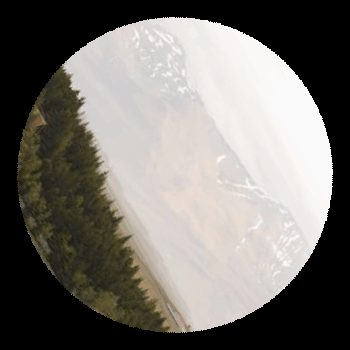
#> input picture plugins/double_rotate/demo/inner.jpg, 350 x 350 px, found by its file name
$ python predict.py
#> lines starting #> are read from the running program, lines starting #| are printed output that depends on the picture
import io
import cv2
import math
import numpy as np
from PIL import Image


def circle_point_px(img, accuracy_angle, r=None):
    rows, cols, _ = img.shape
    assert 360 % accuracy_angle == 0
    x0, y0 = r0, _ = (rows // 2, cols // 2)
    if r:
        r0 = r
    angles = np.arange(0, 360, accuracy_angle)
    cos_angles = np.cos(np.deg2rad(angles))
    sin_angles = np.sin(np.deg2rad(angles))

    x = x0 + r0 * cos_angles
    y = y0 + r0 * sin_angles

    x = np.round(x).astype(int)
    y = np.round(y).astype(int)
    circle_px_list = img[x, y]
    return circle_px_list


def rotate(image, angle, center=None, scale=1.0):
    (h, w) = image.shape[:2]
    if center is None:
        center = (w // 2, h // 2)
    M = cv2.getRotationMatrix2D(center, angle, scale)
    rotated = cv2.warpAffine(image, M, (w, h))
    return rotated


def HSVDistance(c1, c2):
    y1 = 0.299 * c1[0] + 0.587 * c1[1] + 0.114 * c1[2]
    u1 = -0.14713 * c1[0] - 0.28886 * c1[1] + 0.436 * c1[2]
    v1 = 0.615 * c1[0] - 0.51498 * c1[1] - 0.10001 * c1[2]
    y2 = 0.299 * c2[0] + 0.587 * c2[1] + 0.114 * c2[2]
    u2 = -0.14713 * c2[0] - 0.28886 * c2[1] + 0.436 * c2[2]
    v2 = 0.615 * c2[0] - 0.51498 * c2[1] - 0.10001 * c2[2]
    rlt = math.sqrt((y1 - y2) * (y1 - y2) + (u1 - u2) * (u1 - u2) + (v1 - v2) * (v1 - v2))
    return rlt


def crop_to_square(image):
    height, width = image.shape[:2]
    size = min(height, width)
    start_y = (height - size) // 2
    start_x = (width - size) // 2
    cropped = image[start_y:start_y + size, start_x:start_x + size]
    return cropped


# [15 lines left out: function crop_square_from_center, not called in this run]


def crop_circle_from_center(image, radius):
    """截取指定半径的圆形"""
    height, width = image.shape[:2]
    # 计算中心点坐标
    center_x = width // 2
    center_y = height // 2
    # 创建一个掩码，圆形部分为白色
    mask = np.zeros((height, width), dtype=np.uint8)
    cv2.circle(mask, (center_x, center_y), radius, (255, 255, 255), -1)
    # 使用掩码将原始图像截取为圆形
    masked_image = cv2.bitwise_and(image, image, mask=mask)
    # 寻找圆形区域的边界框
    contours, _ = cv2.findContours(mask, cv2.RETR_EXTERNAL, cv2.CHAIN_APPROX_SIMPLE)
    x, y, w, h = cv2.boundingRect(contours[0])
    # 裁剪边界框的部分，得到最终的圆形图像
    cropped_circle = masked_image[y:y + h, x:x + w]
    return cropped_circle


def make_circle_transparent(image, radius):
    # 读取图片
    # image = cv2.imread(image_path)

    # 获取图片尺寸
    height, width = image.shape[:2]

    # 分离通道
    b, g, r = cv2.split(image)

    # 创建掩码，将圆形区域设置为白色（255），其余区域为黑色（0）
    mask = np.zeros((height, width), dtype=np.uint8)
    center = (width // 2, height // 2)
    cv2.circle(mask, center, radius, (255), thickness=-1)

    # 创建一个三通道的 alpha 通道图像
    alpha = np.ones((height, width), dtype=np.uint8) * 255
    alpha[mask == 255] = 0

    # 使用 cv2.add 将图像和 alpha 通道相加
    bgra = cv2.merge([b, g, r, alpha])
    result = cv2.add(bgra, np.zeros_like(bgra), mask=alpha)

    return result


def to_cv2_img(image):
    """将输入的图片转换为cv2的格式"""
    if isinstance(image, bytes):
        img_buffer_np = np.frombuffer(image, dtype=np.uint8)
        img = cv2.imdecode(img_buffer_np, 1)
    elif isinstance(image, str):
        img = cv2.imread(str(image))
    elif isinstance(image, np.ndarray):
        img = image
    elif isinstance(image, Image.Image):
        buf = io.BytesIO()
        image.save(buf, format="PNG")
        img = cv2.imdecode(np.array(bytearray(buf.getvalue()), dtype='uint8'), cv2.IMREAD_COLOR)
    else:
        raise ValueError(f'输入的图片类型无法解析: {type(image)}')
    return img


# [86 lines left out: functions discern, discern_one, not called in this run]


def restore_image(inner_image_brg, outer_image_brg, circle_size=100, crop_circle=0, step=1, result_img=None):
    """
    计算旋转图片的角度。
    """
#> called with inner_image_brg = 'plugins\\double_rotate\\demo\\inner.jpg', outer_image_brg = 'plugins\\double_rotate\\demo\\bg.jpg', circle_size = 310, crop_circle = 20, step = 6, result_img = 'test'
    # 读取内圈圆形图片
    inner_image_brg = to_cv2_img(inner_image_brg)
#> in to_cv2_img, img is the input picture: shape (350, 350, 3); mean B, G, R 110.2, 115.1, 118.4
    circle_size_org = inner_image_brg.shape[0] // 2
#> circle_size_org = 175

    inner_image_brg = crop_circle_from_center(inner_image_brg, circle_size_org - crop_circle)  # 将多余白边裁剪
#> in crop_circle_from_center, `cv2.circle(mask, (center_x, center_y), radius, (255, 255, 255), -1)`:
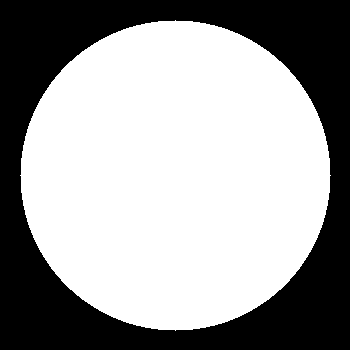
#> mask: shape (350, 350); 61.6% white; 1 black region
#> in crop_circle_from_center, `cropped_circle = masked_image[y:y + h, x:x + w]`:
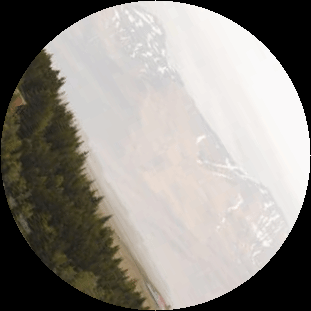
#> cropped_circle: shape (311, 311, 3); mean B, G, R 135.4, 141.2, 145.4
    inner_image_brg = cv2.resize(inner_image_brg, dsize=(circle_size, circle_size))  # 缩放至与背景图片缺口大小相同

    # 读取背景图片
    outer_image_brg = to_cv2_img(outer_image_brg)
#> call 2 of to_cv2_img, with image = 'plugins\\double_rotate\\demo\\bg.jpg'
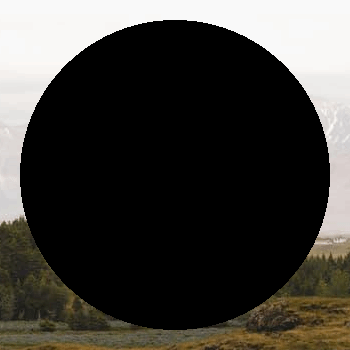
#> input picture plugins/double_rotate/demo/bg.jpg, 350 x 350 px, found by its file name
#> in to_cv2_img, img is the input picture: shape (350, 350, 3); mean B, G, R 58, 62.6, 64.7
    outer_image_brg = make_circle_transparent(outer_image_brg, circle_size // 2)
#> in make_circle_transparent, `b, g, r = cv2.split(image)`:
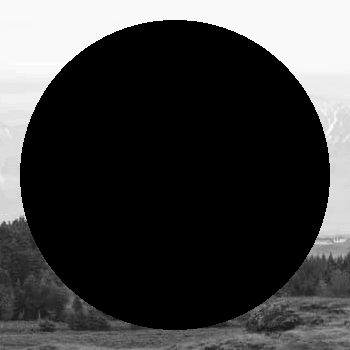
#> r: shape (350, 350); min 0, max 254, mean 64.7

    # 图片处理
    inner_image = cv2.cvtColor(inner_image_brg, cv2.COLOR_BGR2HSV)
#> inner_image: shape (310, 310, 3); mean H, S, V 13.3, 24.7, 145.3
    outer_image = cv2.cvtColor(outer_image_brg, cv2.COLOR_BGR2HSV)
#> outer_image: shape (350, 350, 3); mean H, S, V 6.7, 19.4, 64.5
    all_deviation = []
    total = 360
    for result in range(0, total, step):
        inner = rotate(inner_image, -result)
        outer = outer_image
        pic_circle_radius = inner.shape[0] // 2
        inner_circle_point_px = circle_point_px(inner, 1, pic_circle_radius - 5)
        outer_circle_point_px = circle_point_px(outer, 1, pic_circle_radius + 5)
        total_deviation = np.sum(
            [HSVDistance(in_px, out_px) for in_px, out_px in zip(inner_circle_point_px, outer_circle_point_px)])
        all_deviation.append(total_deviation)
#> this loop made 60 passes
#> total_deviation on passes 1 to 12: 17558.4, 18219.8, 19042.4, 20323.6, 21442.4, 22561.1, 23951.3, 25216.5, 26486.3, 27813.2, 29110.7, 30421.7
#> inner: shape (310, 310, 3); mean H, S, V 13.3, 24.7, 145.3
    result = all_deviation.index(min(all_deviation)) * step
    if result_img:
        inner = rotate(inner_image_brg, -result)
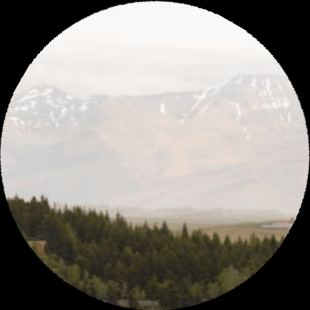
#> inner: shape (310, 310, 3); mean B, G, R 135.3, 141.2, 145.3
        outer = cv2.cvtColor(outer_image_brg, cv2.COLOR_BGRA2BGR)
        outer = crop_to_square(outer)
        size = inner.shape[0]
        left_point = int((outer.shape[0] - size) / 2)
        right_point = left_point + size
        replace_area = outer[left_point:right_point, left_point:right_point].copy()
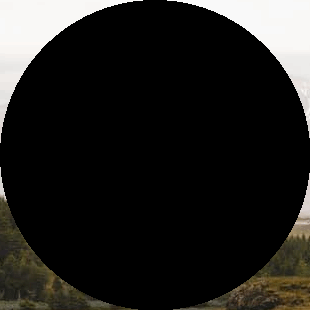
#> replace_area: shape (310, 310, 3); mean B, G, R 30.6, 32.9, 33.8
        outer[left_point:right_point, left_point:right_point] = replace_area + inner
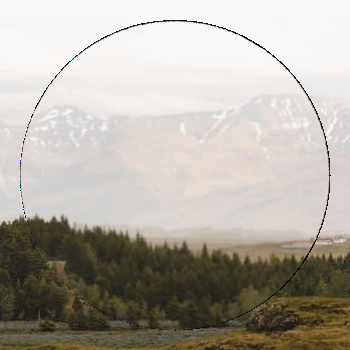
#> outer: shape (350, 350, 3); mean B, G, R 163.9, 173.1, 178.4
        # cv2.imwrite(result_img, outer)
        # cv2.imshow(result_img, outer)
        return result, outer
    return result


if __name__ == '__main__':
    R = restore_image(
        r'plugins\double_rotate\demo\inner.jpg',
        r"plugins\double_rotate\demo\bg.jpg",
        310,
        20,
        6,
        "test"
    )
    print(R)
#> (printed output is left out)
    cv2.waitKey()
